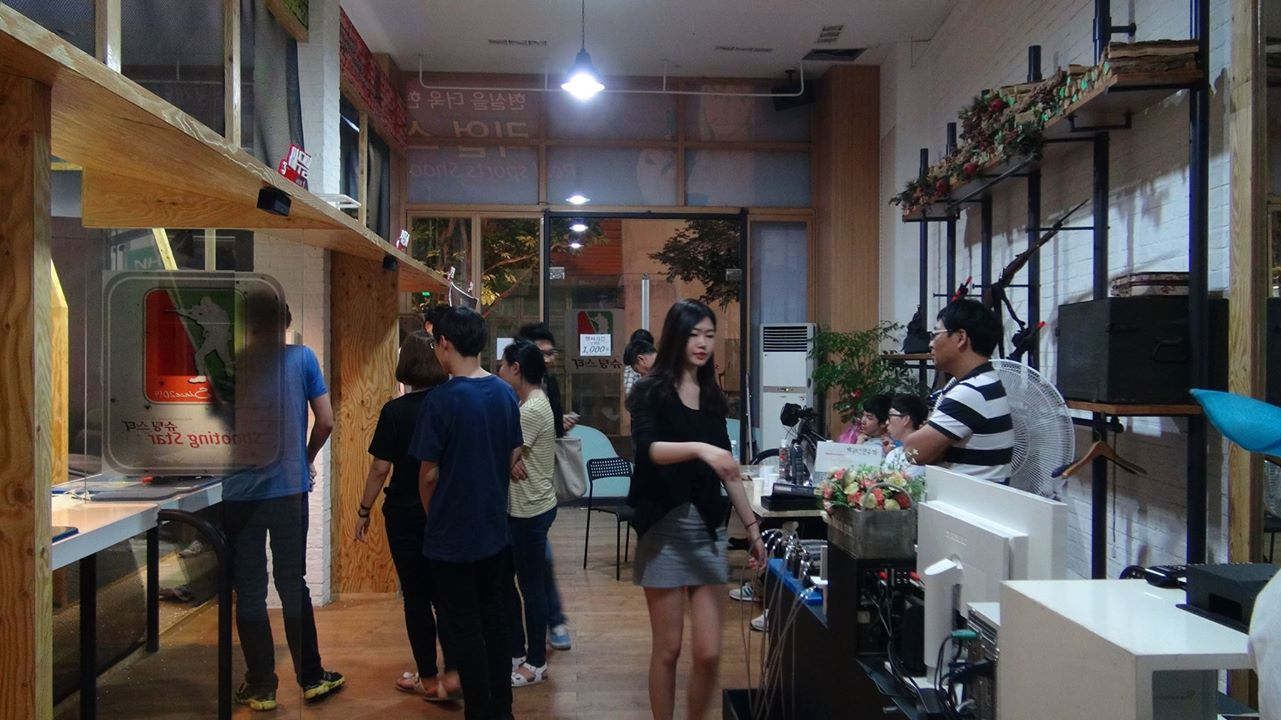
#> input picture res/shally.jpg, 1281 x 720 px
$ jupyter execute 4.resize.ipynb   (older library calls are emulated)
#> lines starting #> are read from the running program, lines starting #| are printed output that depends on the picture; long printed decimals are rounded
[cell 1]
from PIL import Image
from PIL import ImageDraw
import os
import argparse

import numpy as np

print(Image.__version__)

[cell 2]
_img = Image.open('../res/shally.jpg')

print(_img.size)
#| (1281, 720)
print(_img.size[0])
#| 1281
_img
# display()

[cell 3]
# print(800*_img.size[0])
_ratio = 800/_img.size[0]

print(_ratio)
#| 0.6245

_size = (int(_img.size[0] * _ratio),int(_img.size[1] * _ratio))

print(_size)
#| (800, 449)
_img_resized = _img.resize( _size,Image.ANTIALIAS)

_img_resized

[cell 4]
_imgout = Image.new(mode='RGB',size=(800,600),color=(255,0,0))
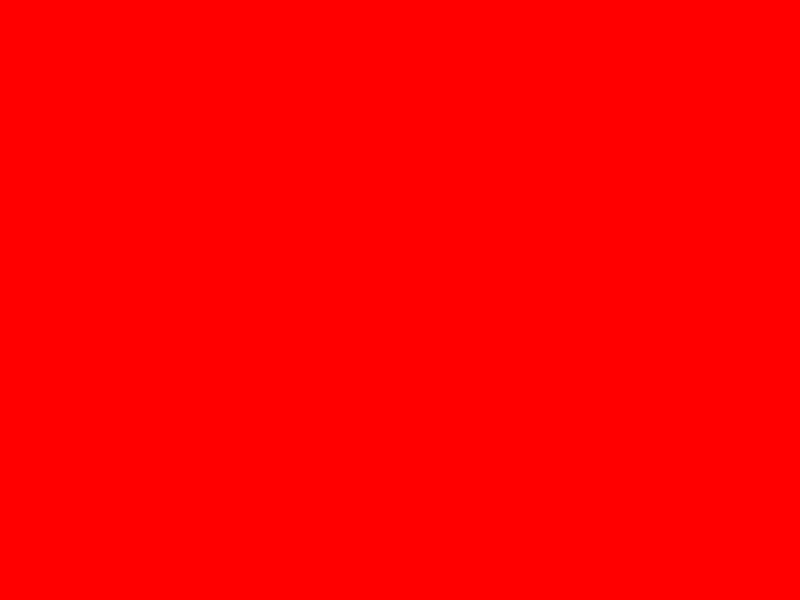
#> _imgout: PIL image 800x600 RGB; mean R, G, B 255, 0, 0

_imgout.paste(_img_resized)
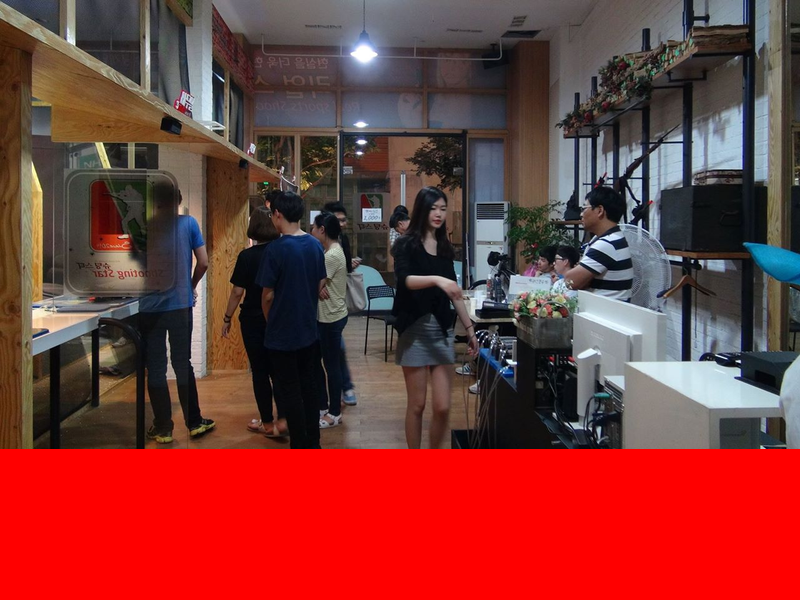
#> _imgout: PIL image 800x600 RGB; mean R, G, B 125.1, 56.6, 54.8

_imgout

$ run again, with res/1604097526765_image.jpg copied over res/shally.jpg
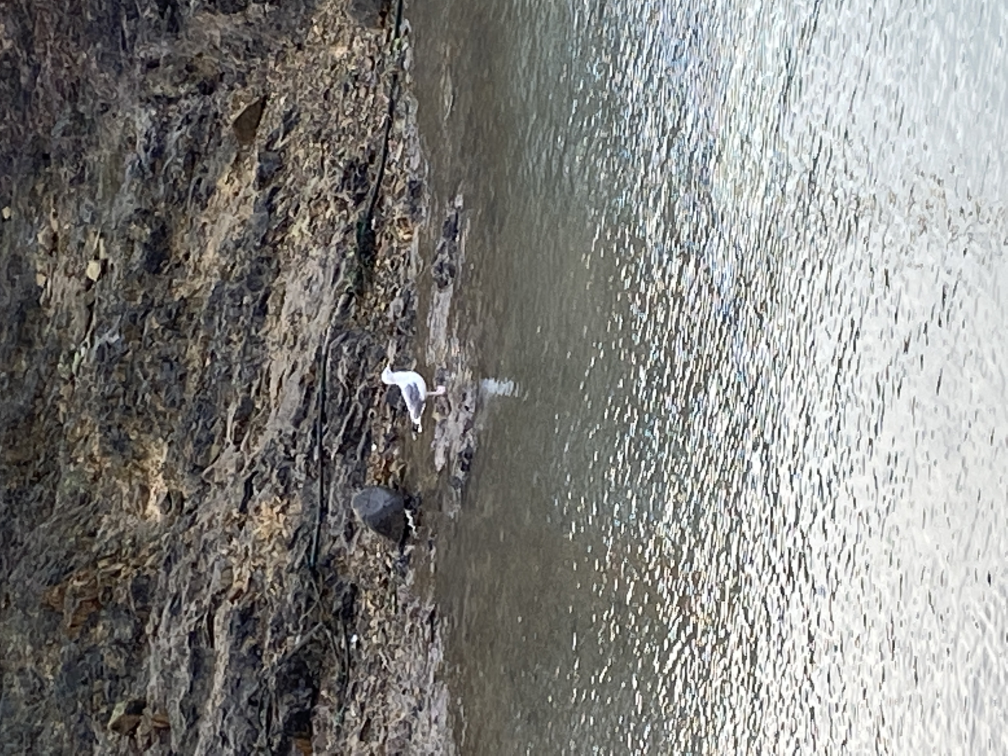
#> input picture res/1604097526765_image.jpg, 4032 x 3024 px (shown at 1/4 size)
#| (4032, 3024)
#| 4032
#| 0.1984
#| (800, 600)
#> `_img_resized = _img.resize( _size,Image.ANTIALIAS)`:
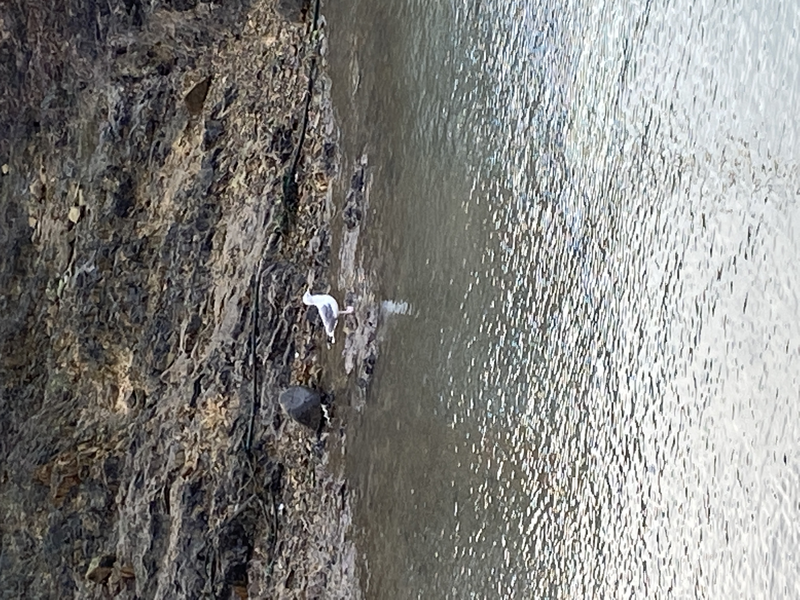
#> _img_resized: PIL image 800x600 RGB; mean R, G, B 132.3, 131.6, 128.6

$ run again, with res/2.jpg copied over res/shally.jpg
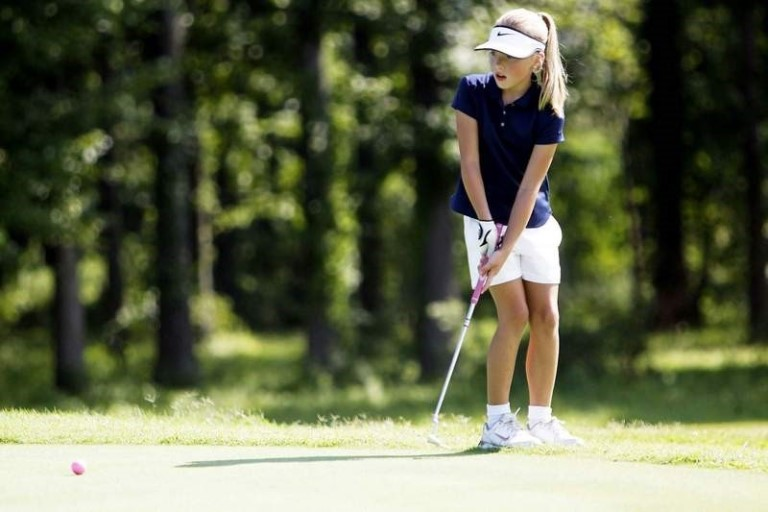
#> input picture res/2.jpg, 768 x 512 px
#| (768, 512)
#| 768
#| 1.042
#| (800, 533)
#> `_imgout.paste(_img_resized)`:
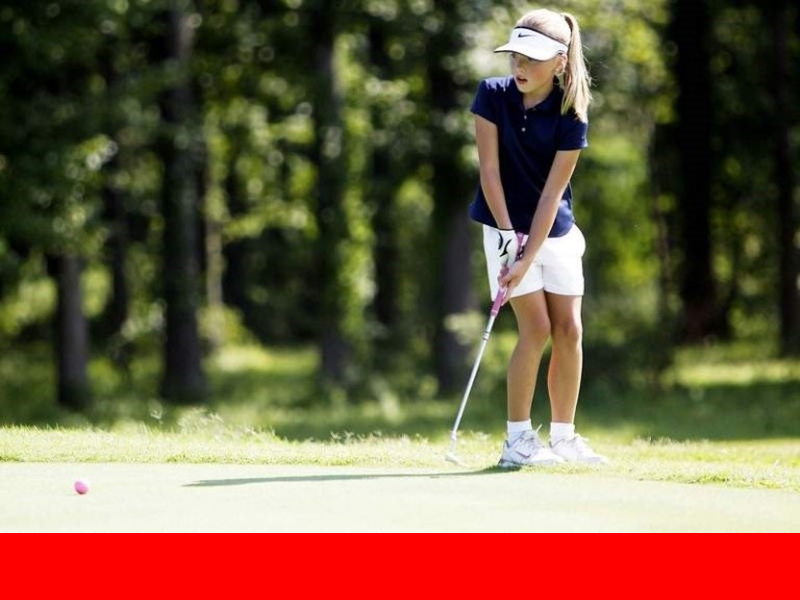
#> _imgout: PIL image 800x600 RGB; mean R, G, B 114.1, 90.5, 65.6
